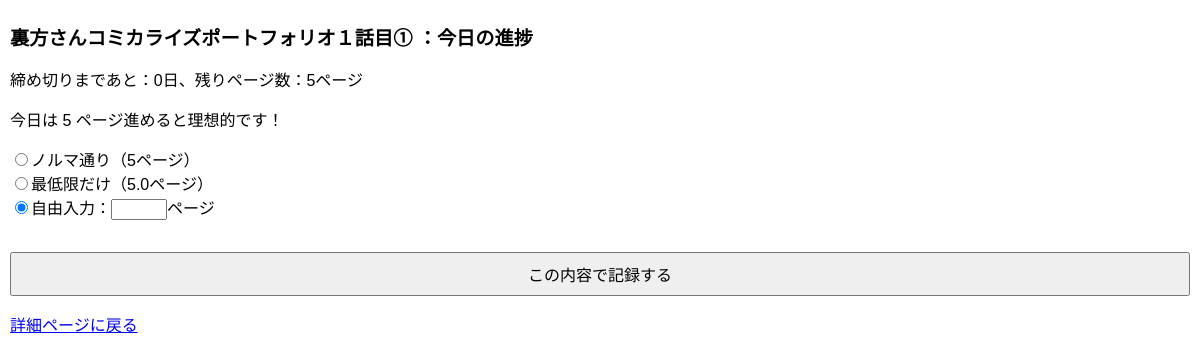
The app's page /project/1/today/confirm/ with its own data.
### manga/models.py (models this page shows, shortened)
class Project(models.Model):
    title = models.CharField(max_length=100)
    total_pages = models.PositiveIntegerField()
    start_date = models.DateField()
    deadline = models.DateField()
    color = models.CharField(max_length=20, default="blue") #カレンダー用
    @property
    def remaining_days(self):
        today = date.today()
        delta = (self.deadline - today).days
        return max(delta, 0)
    @property
    def remaining_pages(self):
        total_done = sum(p.pages_done for p in self.progress_set.all())
        return max(self.total_pages - total_done, 0)
    @property
    def today_target_pages(self):
        if self.remaining_days == 0:
            return Decimal(str(self.remaining_pages)) #今日中に全部やるパターン（修羅場とか）
        return Decimal(str(self.remaining_pages / self.remaining_days))

class Progress(models.Model):
    project = models.ForeignKey(Project, on_delete=models.CASCADE)
    date = models.DateField()
    pages_done = models.PositiveIntegerField()

### manga/views.py (the view)
# urls.py: path('project/<int:pk>/today/confirm/', views.progress_today_confirm, name='progress_today_confirm'),
def progress_today_confirm(request, pk):
    project = get_object_or_404(Project, pk=pk)
    today = date.today()
    if Progress.objects.filter(project=project, date=today).exists():
        return redirect('project_detail', pk=project.pk)
    try:
        if project.remaining_days == 0:
            floor_value = Decimal(str(project.remaining_pages))
        else:
            floor_value = Decimal(str(project.remaining_pages)) / Decimal(str(project.remaining_days))
    except ZeroDivisionError:
        floor_value = Decimal('0')
    return render(request, 'manga/progress_confirm.html', {
        'project': project,
        'floor_value':floor_value
    })

### manga/templates/manga/progress_confirm.html (shortened to what this page needs)
<!DOCTYPE html>
<html>
<head>
</head>
<body>
    <h1>{{ project.title }} ：今日の進捗</h1>
    <p>締め切りまであと：{{ project.remaining_days }}日、残りページ数：{{ project.remaining_pages }}ページ</p>
    <p>今日は {{ project.today_target_pages }} ページ進めると理想的です！</p>
    <form method="post" action="{% url 'progress_today_save' project.pk %}">
        <p>
            <input type="radio" name="mode" value="ceil" checked>ノルマ通り（{{ project.today_target_pages }}ページ）<br>
            <input type="radio" name="mode" value="floor" checked>最低限だけ（{{ floor_value|floatformat:1 }}ページ）<br>
            <input type="radio" name="mode" value="custom" checked>自由入力：<input type="number" name="custom_pages" min="1" max="99">ページ<br>
        </p>
        <button>この内容で記録する</button>
    </form>
    <p><a href="{% url 'project_detail' project.pk %}">詳細ページに戻る</a></p>
</body>
</html>

### manga/templates/manga/progress_confirm.html (style rules this page uses)
body { font-family: sans-serif; padding: 10px; margin: 0; }
h1,h2,h3 { font-size: 1.2em; }
button, input[type="submit"] { padding: 0.5em 1em; font-size: 1em; width: 100%; margin-top: 1em; }

### records on screen
Project: title "裏方さんコミカライズポートフォリオ１話目①", remaining_days "0", remaining_pages "5", today_target_pages "5"

### other values on screen
{{ floor_value|floatformat:1 }} "5.0"
